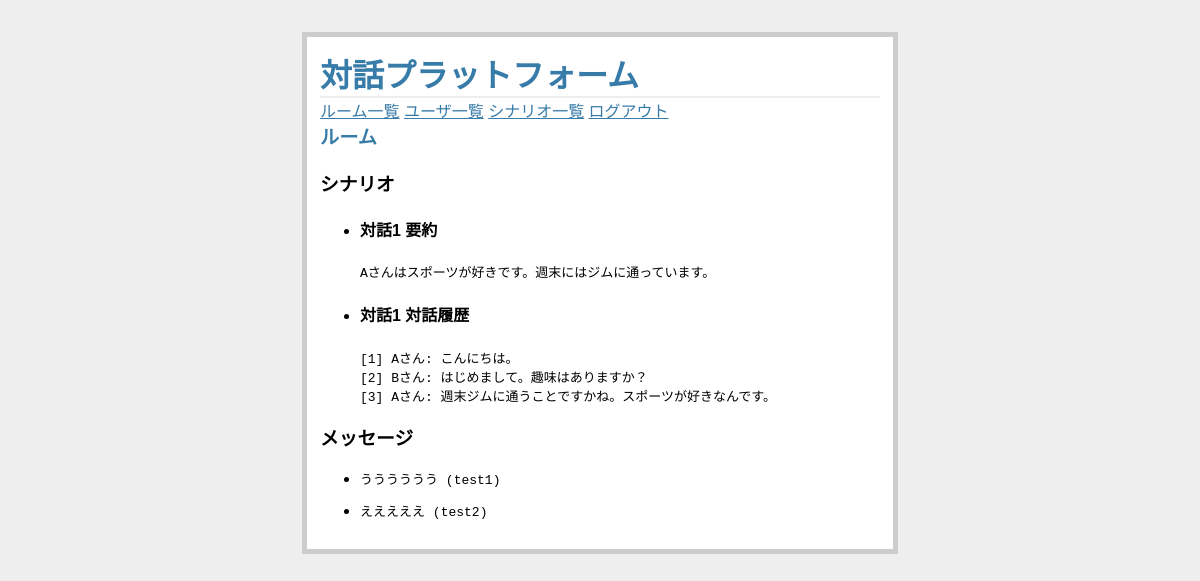
/rooms/2 (signed in), run on the app's committed database.
### flaskr/models/scenario.py (models this page shows, shortened)
class Scenario(db.Model):
    __tablename__ = "scenarios"
    id    = db.Column("id",    db.Integer,      primary_key=True)
    title = db.Column("title", db.String(100),  nullable=False, unique=True)
    text  = db.Column("text",  db.String(5000), nullable=False)

### flaskr/models/message.py (models this page shows, shortened)
class Message(db.Model):
    __tablename__ = "messages"
    id      = db.Column("id",       db.Integer,     primary_key=True)
    text    = db.Column("status",   db.String(100), nullable=False)
    room_id = db.Column("room_id",  db.Integer, db.ForeignKey("rooms.id"), nullable=False)
    user_id = db.Column("user_id",  db.Integer, db.ForeignKey("users.id"), nullable=False)

### flaskr/models/user.py (models this page shows, shortened)
class User(db.Model):
    __tablename__ = "users"
    id        = db.Column("id",       db.Integer,     primary_key=True)
    name      = db.Column("name",     db.String(100), nullable=False, unique=True)
    role      = db.Column("role",     db.Enum(Role),  nullable=False,              default=Role.NORMAL.name)
    _password = db.Column("password", db.String(100), nullable=False)
    messages  = db.relationship("Message", backref="user", lazy=True)
    def _get_password(self):
        return self._password
    def _set_password(self, password):
        password = self.validate_password("password", password)
        if password:
            password = password.strip()
        self._password = generate_password_hash(password)
    password_descriptor = property(_get_password, _set_password)
    password = synonym("_password", descriptor=password_descriptor)
    def is_admin(self):
        return self.role == Role.ADMIN

### flaskr/views/rooms.py (the view)
@bp.route("/<int:room_id>", methods=["GET"])
@login_required
def show(room_id):
    room = Room.query.get(room_id)
    if room is None:
        abort(404)
    return render_template("rooms/show.html", room=room)

### flaskr/views/__init__.py (called while the page is built)
def login_required(f):
    @wraps(f)
    def decorated_view(*args, **kwargs):
        if g.user is None:
            return redirect(url_for("auth.login", next=request.path))
        return f(*args, **kwargs)
    return decorated_view

def load_user():
    user_id = session.get("user_id")
    if user_id is None:
        g.user = None
    else:
        g.user = User.query.get(session["user_id"])

### flaskr/templates/rooms/show.html
{% extends "layout.html" %}
{% block body %}
  <h2>ルーム</h2>
  {% if room.scenarios %}
    <h3>シナリオ</h3>
    <ul>
      {% for scenario in room.scenarios %}
        <li>
          <h4>{{ scenario.title }}</h4>
          <pre>{{ scenario.text }}</pre>
        </li>
      {% endfor %}
    </ul>
  {% endif %}
  {% if room.messages %}
    <h3>メッセージ</h3>
    <ul>
      {% for message in room.messages %}
        <li>
          <pre>{{ message.text }} ({{ message.user.name }})</pre>
        </li>
      {% endfor %}
    </ul>
  {% endif %}
{% endblock %}

### flaskr/static/style.css (style rules this page uses)
a, h1, h2 { color: #377ba8; }
h1, h2 { font-family: 'Georgia', serif; margin: 0; }
h2 { font-size: 1.2em; }

### data on the page
Scenario: title "対話1 要約", text "Aさんはスポーツが好きです。週末にはジムに通っています。"
Scenario: title "対話1 対話履歴", text "[1] Aさん: こんにちは。 [2] Bさん: はじめまして。趣味はありますか？ [3] Aさん: 週末ジムに通うことですかね。スポーツが好きなんです。"
Message: text "うううううう", user.name "test1"
Message: text "えええええ", user.name "test2"
